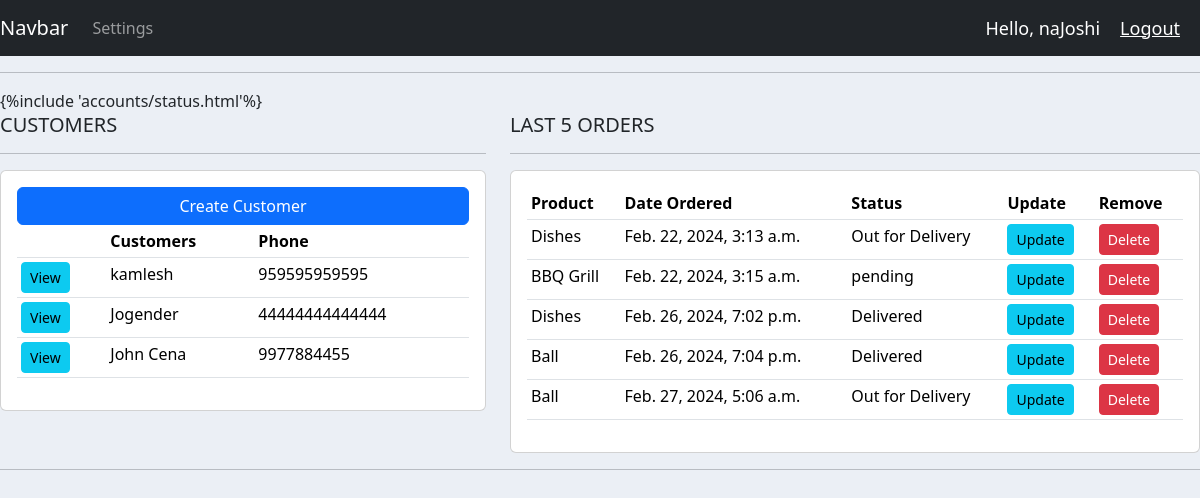
The page / (signed in) on the database its author committed.
### accounts/models.py (models this page shows, shortened)
class Customer(models.Model):
  user = models.OneToOneField(User, blank=True, null=True, on_delete=models.CASCADE)
  name = models.CharField(max_length=200, null=True)
  phone = models.CharField(max_length=200, null=True)
  email = models.CharField(max_length=200, null=True)
  profile_pic = models.ImageField(default="profile-1.webp", null=True, blank=True)
  date_created = models.DateTimeField(auto_now_add=True, null=True)

class Order(models.Model):
  STATUS = (('pending', 'pending'),
            ('Out for Delivery', 'Out for Delivery'),
            ('Delivered', 'Delivered'))
  customer = models.ForeignKey(Customer, null=True, on_delete=models.SET_NULL)
  product = models.ForeignKey(Product, null=True, on_delete=models.SET_NULL)
  date_created = models.DateTimeField(auto_now_add=True, null=True)
  status = models.CharField(max_length=200, null=True, choices=STATUS)
  note = models.CharField(max_length=1000, null=True)

class Product(models.Model):
  CATEGORY = (('indoor', 'indoor'),
              ('outdoor', 'outdoor'))
  name = models.CharField(max_length = 200, null = True)
  price = models.FloatField(null = True)
  category = models.CharField(max_length = 200, null = True, choices=CATEGORY)
  description = models.CharField(max_length=200, null = True, blank=True)
  date_created = models.DateTimeField(auto_now_add=True, null=True)
  tags = models.ManyToManyField(Tag)
  def __str__(self):
    return self.name

### accounts/views.py (the view)
# urls.py: path('', views.home, name='home'),
@login_required(login_url="login")
def home(request):
  orders = Order.objects.all()
  customers = Customer.objects.all()
  total_customers = customers.count()
  total_orders = orders.count()
  delivered = orders.filter(status='Delivered').count()
  pending = orders.filter(status='Pending').count()
  context = {'orders': orders, 'customers': customers, 'total_orders': total_orders, 'delivered': delivered, 'pending': pending}
  return render(request, 'accounts/dashboard.html', context)

### accounts/templates/accounts/dashboard.html
{% extends 'accounts/main.html' %} {% block content %} {%include
'accounts/status.html'%}
<br />
<div class="row">
  <div class="col-md-5">
    <h5>CUSTOMERS</h5>
    <hr />
    <div class="card card-body">
      <a class="btn btn-primary btn-sn btn-block" href="">Create Customer</a>
      <table class="table table-sm">
        <tr>
          <th></th>
          <th>Customers</th>
          <th>Phone</th>
        </tr>
        {% for customer in customers %}
        <tr>
          <td>
            <a
              class="btn btn-sm btn-info"
              href="{% url 'customer' customer.id %}"
            >
              View
            </a>
          </td>
          <td>{{customer.name}}</td>
          <td>{{customer.phone}}</td>
        </tr>
        {% endfor %}
      </table>
    </div>
  </div>
  <div class="col-md-7">
    <h5>LAST 5 ORDERS</h5>
    <hr />
    <div class="card card-body">
      <table class="table table-sm">
        <tr>
          <th>Product</th>
          <th>Date Ordered</th>
          <th>Status</th>
          <th>Update</th>
          <th>Remove</th>
        </tr>
        {% for order in orders %}
        <tr>
          <td>{{order.product}}</td>
          <td>{{order.date_created}}</td>
          <td>{{order.status}}</td>
          <td>
            <a
              class="btn btn-sm btn-info"
              href="{% url 'update_order' order.id %}"
              >Update</a
            >
          </td>
          <td>
            <a
              class="btn btn-sm btn-danger"
              href="{% url 'delete_order' order.id %}"
              >Delete</a
            >
          </td>
        </tr>
        {% endfor %}
      </table>
    </div>
  </div>
</div>
{% endblock %}

### accounts/templates/accounts/main.html (shortened to what this page needs)
{% load static%}
<!DOCTYPE html>
<html lang="en">
  <head>
    <link
      href="https://cdn.jsdelivr.net/npm/bootstrap@5.3.3/dist/css/bootstrap.min.css"
      rel="stylesheet"
    />
    <link
      rel="stylesheet"
      type="text/css"
      href="{% static '/css/main.css' %}"
    />
  </head>
  <body>
    {%include 'accounts/navbar.html'%}
    <hr />
    {% block content %} {% endblock %}
    <hr />
  </body>
</html>

### accounts/templates/accounts/navbar.html (shortened to what this page needs)
{% load static %}
<nav class="navbar navbar-expand-lg navbar-dark bg-dark">
  <a class="navbar-brand" href="{%url 'home'%}">Navbar</a>
  <div class="collapse navbar-collapse" id="navbarNav">
    <ul class="navbar-nav">
      {% if request.user.is_staff %}
      <li class="nav-item active">
        <a class="nav-link" href="{% url 'home'%}">Dashboard</a>
      </li>
      <li class="nav-item">
        <a class="nav-link" href="{%url 'products'%}">Products</a>
      </li>
      {% else %}
      <li class="nav-item">
        <a class="nav-link" href="{% url 'account' %}">Settings</a>
      </li>
      {% endif %}
    </ul>
  </div>
  <span class="hello-msg">Hello, {{request.user}}</span>
  <span><a class="hello-msg" href="{% url 'logout' %}">Logout</a></span>
</nav>

### static/css/main.css (style rules this page uses)
body { background-color: #ebeff5; }

### accounts/templates/accounts/navbar.html (style rules this page uses)
.hello-msg { font-size: 18px; color: #fff; margin-right: 20px; }

### rows shown on the page
Customer: name "kamlesh", phone "959595959595"
Customer: name "Jogender", phone "44444444444444"
Customer: name "John Cena", phone "9977884455"
Order: product "Dishes", date_created "Feb. 22, 2024, 3:13 a.m.", status "Out for Delivery"
Order: product "BBQ Grill", date_created "Feb. 22, 2024, 3:15 a.m.", status "pending"
Order: product "Dishes", date_created "Feb. 26, 2024, 7:02 p.m.", status "Delivered"
Order: product "Ball", date_created "Feb. 26, 2024, 7:04 p.m.", status "Delivered"
Order: product "Ball", date_created "Feb. 27, 2024, 5:06 a.m.", status "Out for Delivery"

### other values the page prints
{{ request.user }} "naJoshi"
